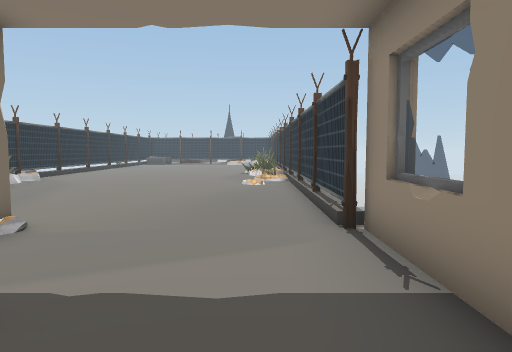
view 1 (above)

14 first-person views from a walk through a 3-D level made in the Unity game engine. The camera is 1.2 m above the floor, tilts 4° down and sees 70° across. The floor is counted in squares, 1 m on a side. Each view is taken from the middle of a square. On the plan, view 1 faces up. The plan holds only what a view shows up to about 15 squares ahead; the rest is blank. The place goes on beyond the plan. The player is left out. Door leaves are left out, so doorways stand open. Some surface patterns are stand-ins.

view 2
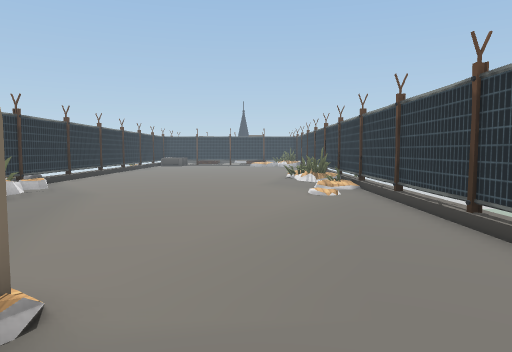

view 3
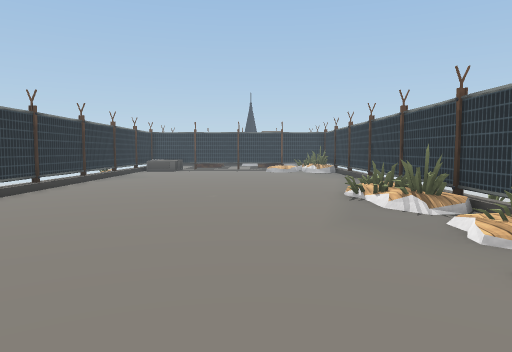

view 4
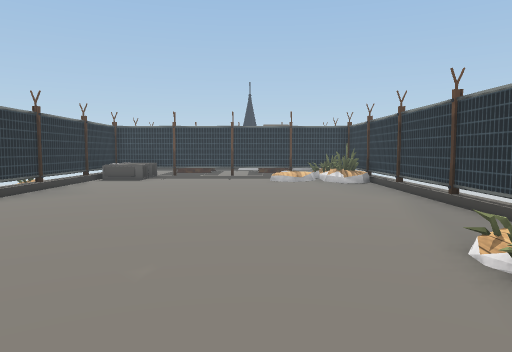

view 5
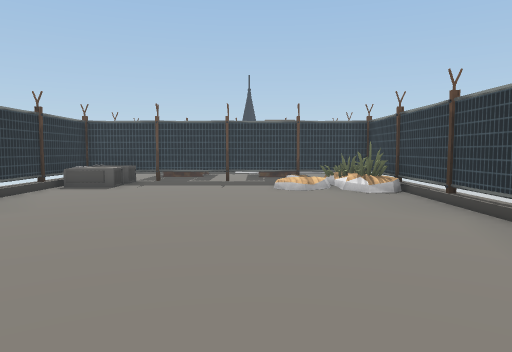

view 6
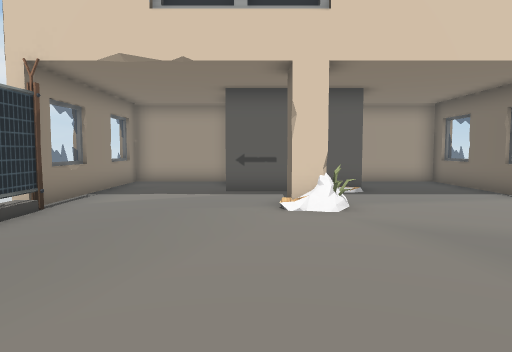

view 7
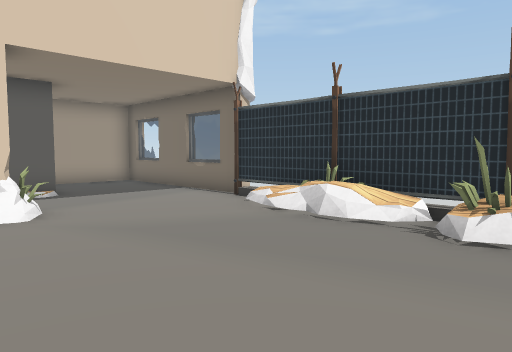

view 8
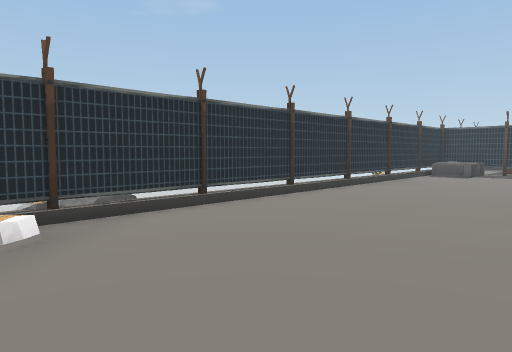

view 9
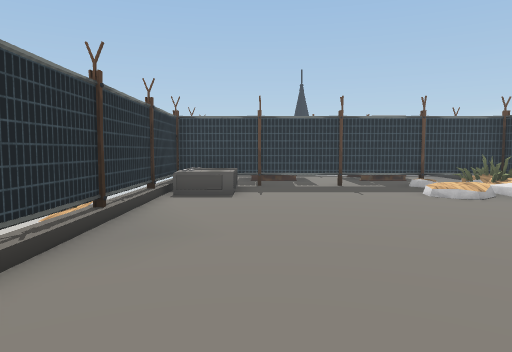

view 10
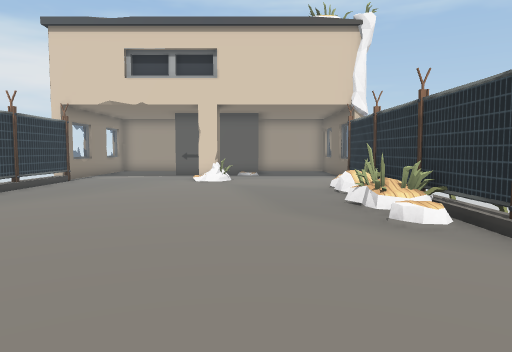

view 11
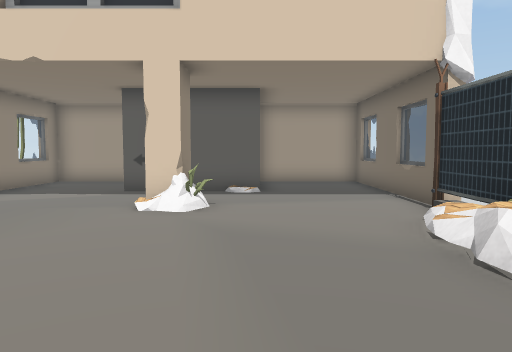

view 12
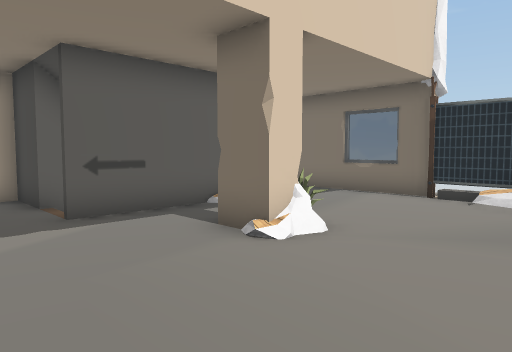

view 13
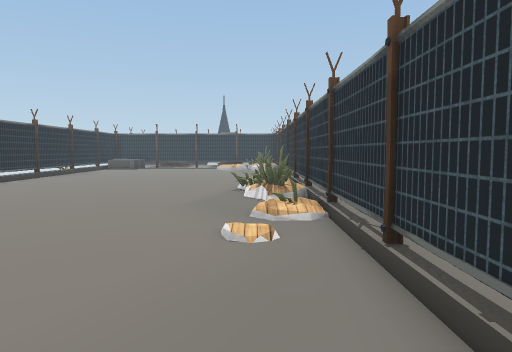

view 14
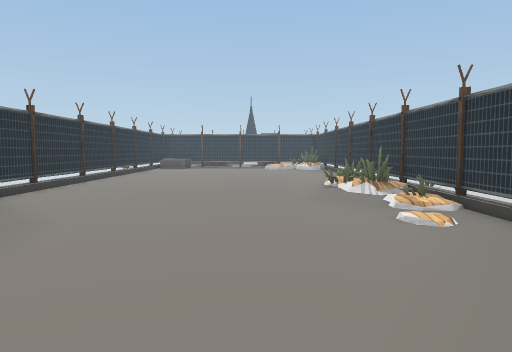

### Floor plan
Key: @ floor where view 1 was taken; # wall or solid block; x gap in a wall; . main floor; : floor 0.25 m higher than the main floor; / step, stairs or slope; = window, fence, low wall or low ledge; ^ raised ledge; v drop or lower ground; T thing the floor can be seen under or through.
Columns run from 10 left of view 1 to 2 right of it. Each row starts with its distance up from view 1.
 35    ##  ##
 34  = ......  #
 33 x^^TTTTTTT##
 32 v^^......==#
 31 v^^.....:::#
 30 #.........x#v
 29 #..........#.
 28 #..........#.
 27 #..........T.
 26 #..........T.
 25 #..........T.
 24 #..........T.
 23 #..........T.
 22 #..........T
 21 #..........T
 20 #.........=#
 19 #.........=#.
 18 #.........=#v
 17 #.........=#v
 16 #..........#v
 15 #..........#.
 14 v#.........T.
 13 #=......../T.
 12 #==........T.
 11 v=.........T.
 10 v=.........T.
  9 x=.........T.
  8 v#.........T.
  7 v#.........T.
  6 #....=#....T#
  5 #....=#.....#
  4 =...........=
  3 #...........#
  2 #...#####...#
  1 =...   ##...#
  0 =...    #.@.=
 -1 #####   #####

Where each view was taken, in squares from view 1:
view 1: 0 up, 0 right, facing up
view 2: 3 up, 2 left, facing up
view 3: 10 up, 3 left, facing up
view 4: 16 up, 3 left, facing up
view 5: 19 up, 3 left, facing up
view 6: 13 up, 3 left, facing down
view 7: 13 up, 3 left, facing down-left
view 8: 13 up, 3 left, facing up-left
view 9: 21 up, 7 left, facing up
view 10: 20 up, 6 left, facing down
view 11: 13 up, 6 left, facing down
view 12: 9 up, 0 right, facing down-left
view 13: 8 up, 0 right, facing up
view 14: 7 up, 3 left, facing up
